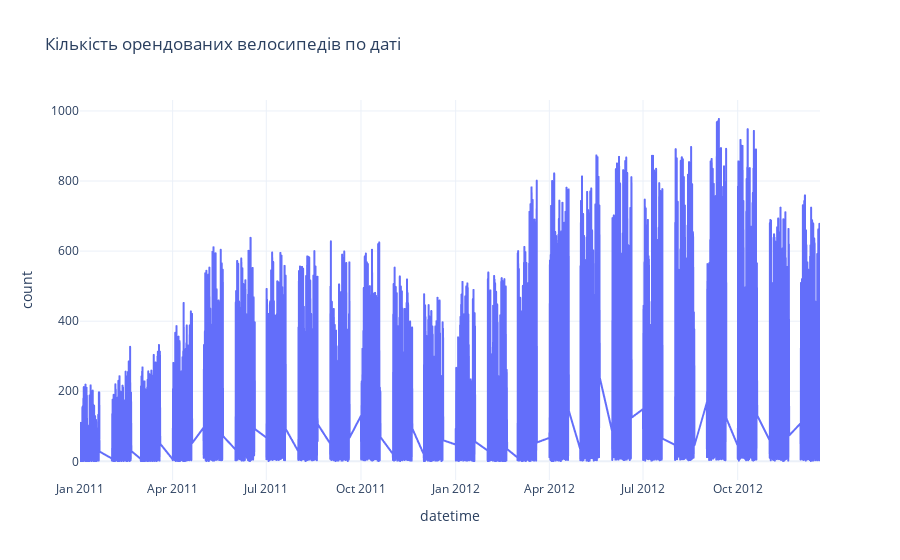

The code cell stored with this chart in its notebook:
### Markdown cell above
## Завдання 1: Базовий інтерактивний лінійний графік (Plotly Express)

**Завдання:**
Створіть інтерактивний лінійний графік динаміки оренди за часом (рівень деталізації - як в даних) з можливістю zoom та hover.

Дайте відповіді на питання.
**Питання для інтерпретації:**
1. Яка перевага інтерактивного графіка над статичним?
2. Чому на графіку є "пробіли" - ділянки, де одна пряма лінія зʼєднує два "суцільних" блоки з даними? Як би ви це могли дослідити на статичному графіку?

### Code cell
fig  = px.line(df, x='datetime', y='count', title='Кількість орендованих велосипедів по даті')
fig.update_layout(
    hovermode='x unified',
    template='plotly_white'
)
fig.show();
# 1) є zoom та hover - можна подивитися детальніше на дані при hoover
# 2) є дні коли відсутні дані щодо оренди велосипедів, - тому дані такі і згруповані блоками, статичний поденний графік + resample також показав би таку ж картину

### Figure 1 — Plotly figure (JSON) as saved in the notebook; plotly's stock layout.template omitted (floating-point values rounded to 4 significant figures; data arrays with more than 128 entries replaced by an {"elided": "..."} marker saying what was removed)
{"data": [{"hovertemplate": "datetime=%{x}<br>count=%{y}<extra></extra>", "legendgroup": "", "line": {"color": "#636efa", "dash": "solid"}, "marker": {"symbol": "circle"}, "mode": "lines", "name": "", "showlegend": false, "type": "scattergl", "x": {"elided": "10886 str values"}, "xaxis": "x", "y": {"elided": "10886 int values"}, "yaxis": "y"}], "layout": {"hovermode": "x unified", "legend": {"tracegroupgap": 0}, "title": {"text": "Кількість орендованих велосипедів по даті"}, "xaxis": {"anchor": "y", "domain": [0, 1], "title": {"text": "datetime"}}, "yaxis": {"anchor": "x", "domain": [0, 1], "title": {"text": "count"}}}}
